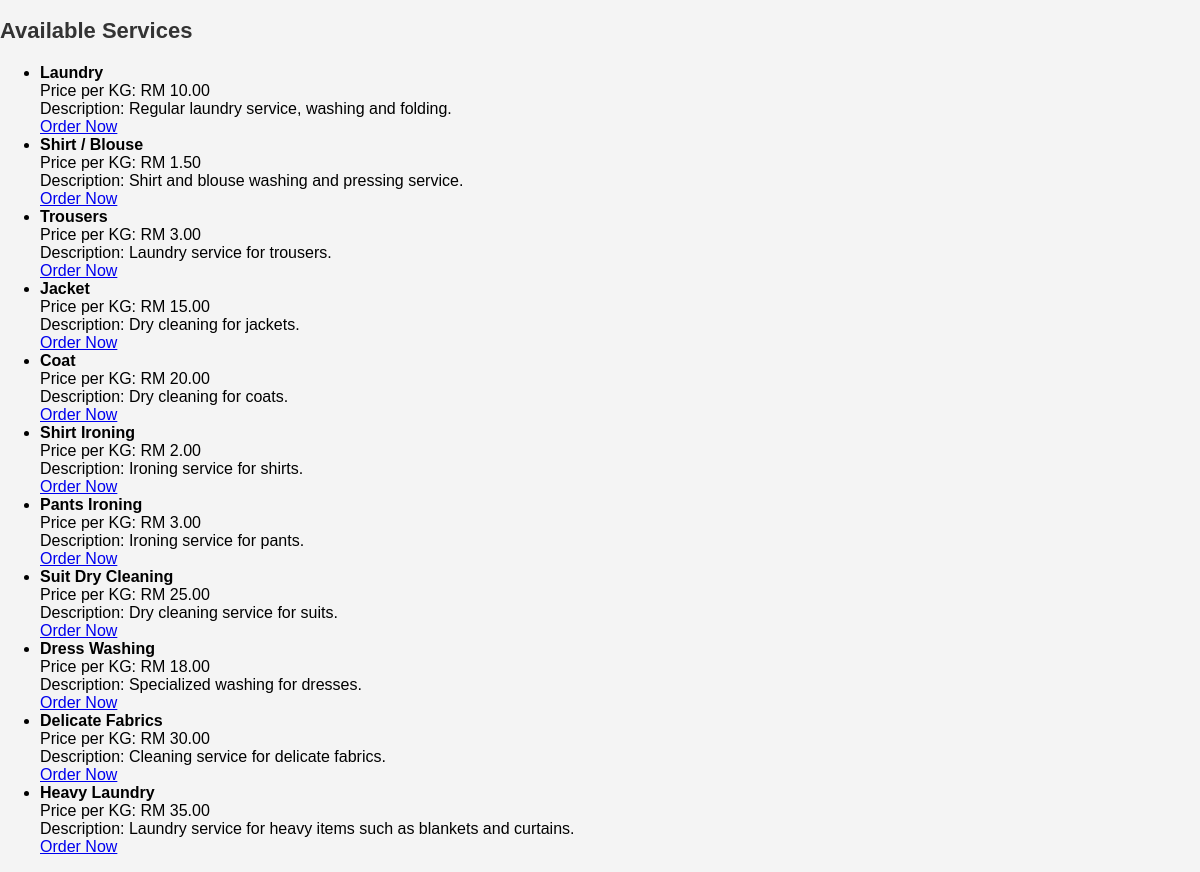
Page /customer/services.php (signed in) on the committed database.
### tables this page shows
CREATE TABLE IF NOT EXISTS services (
    id INT AUTO_INCREMENT PRIMARY KEY,
    service_name VARCHAR(100) NOT NULL,
    price_per_kg DECIMAL(10,2) NOT NULL,
    description TEXT,
    image VARCHAR(255) NULL,
    availability ENUM('Available', 'Not Available') DEFAULT 'Available' 
);

### customer/services.php (the view, shortened to what this page needs)
<?php
include('../includes/db.php');
$query = "SELECT * FROM services";
$result = mysqli_query($conn, $query);
?>
<!DOCTYPE html>
<html lang="en">
<head>
    <link rel="stylesheet" href="../assets/style.css">
</head>
<body>
    <h2>Available Services</h2>
    <ul>
        <?php while ($row = mysqli_fetch_assoc($result)) : ?>
            <li>
                <strong><?php echo $row['service_name']; ?></strong><br>
                Price per KG: RM <?php echo $row['price_per_kg']; ?><br>
                Description: <?php echo $row['description']; ?><br>
                <a href="order_service.php?service_id=<?php echo $row['id']; ?>">Order Now</a>
            </li>
        <?php endwhile; ?>
    </ul>
</body>
</html>

### assets/css/style.css (style rules this page uses)
body { font-family: 'Arial', sans-serif; background-color: #f4f4f4; margin: 0; padding: 0; }
h2 { font-size: 22px; margin-bottom: 20px; color: #333; }

### rows in the picture
services: service_name "Laundry", price_per_kg "10.00", description "Regular laundry service, washing and folding."
services: service_name "Shirt / Blouse", price_per_kg "1.50", description "Shirt and blouse washing and pressing service."
services: service_name "Trousers", price_per_kg "3.00", description "Laundry service for trousers."
services: service_name "Jacket", price_per_kg "15.00", description "Dry cleaning for jackets."
services: service_name "Coat", price_per_kg "20.00", description "Dry cleaning for coats."
services: service_name "Shirt Ironing", price_per_kg "2.00", description "Ironing service for shirts."
services: service_name "Pants Ironing", price_per_kg "3.00", description "Ironing service for pants."
services: service_name "Suit Dry Cleaning", price_per_kg "25.00", description "Dry cleaning service for suits."
services: service_name "Dress Washing", price_per_kg "18.00", description "Specialized washing for dresses."
services: service_name "Delicate Fabrics", price_per_kg "30.00", description "Cleaning service for delicate fabrics."
services: service_name "Heavy Laundry", price_per_kg "35.00", description "Laundry service for heavy items such as blankets and curtains."
